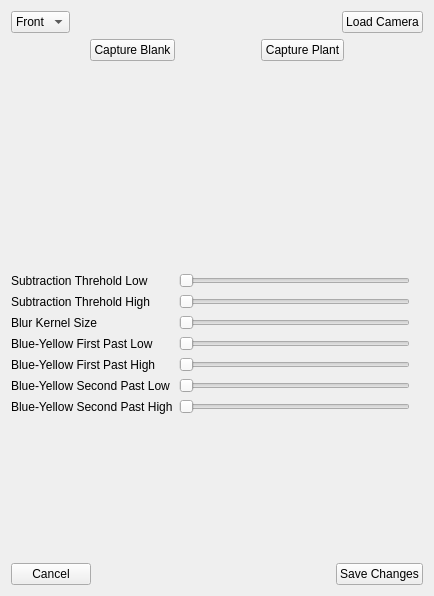
<?xml version="1.0" encoding="UTF-8"?>
<ui version="4.0">
 <class>editMask</class>
 <widget class="QWidget" name="editMask">
  <property name="geometry">
   <rect>
    <x>0</x>
    <y>0</y>
    <width>434</width>
    <height>596</height>
   </rect>
  </property>
  <property name="windowTitle">
   <string>Form</string>
  </property>
  <layout class="QVBoxLayout" name="verticalLayout_5">
   <item>
    <layout class="QVBoxLayout" name="verticalLayout">
     <item>
      <layout class="QHBoxLayout" name="horizontalLayout">
       <item>
        <widget class="QComboBox" name="comboBox">
         <item>
          <property name="text">
           <string>Front</string>
          </property>
         </item>
         <item>
          <property name="text">
           <string>Top</string>
          </property>
         </item>
         <item>
          <property name="text">
           <string>Side</string>
          </property>
         </item>
        </widget>
       </item>
       <item>
        <spacer name="horizontalSpacer">
         <property name="orientation">
          <enum>Qt::Horizontal</enum>
         </property>
         <property name="sizeHint" stdset="0">
          <size>
           <width>40</width>
           <height>20</height>
          </size>
         </property>
        </spacer>
       </item>
       <item>
        <widget class="QPushButton" name="pushButton">
         <property name="text">
          <string>Load Camera</string>
         </property>
        </widget>
       </item>
      </layout>
     </item>
     <item>
      <layout class="QHBoxLayout" name="horizontalLayout_2">
       <item>
        <spacer name="horizontalSpacer_3">
         <property name="orientation">
          <enum>Qt::Horizontal</enum>
         </property>
         <property name="sizeHint" stdset="0">
          <size>
           <width>40</width>
           <height>20</height>
          </size>
         </property>
        </spacer>
       </item>
       <item>
        <widget class="QPushButton" name="pushButton_2">
         <property name="text">
          <string>Capture Blank</string>
         </property>
        </widget>
       </item>
       <item>
        <spacer name="horizontalSpacer_2">
         <property name="orientation">
          <enum>Qt::Horizontal</enum>
         </property>
         <property name="sizeHint" stdset="0">
          <size>
           <width>40</width>
           <height>20</height>
          </size>
         </property>
        </spacer>
       </item>
       <item>
        <widget class="QPushButton" name="pushButton_3">
         <property name="text">
          <string>Capture Plant</string>
         </property>
        </widget>
       </item>
       <item>
        <spacer name="horizontalSpacer_4">
         <property name="orientation">
          <enum>Qt::Horizontal</enum>
         </property>
         <property name="sizeHint" stdset="0">
          <size>
           <width>40</width>
           <height>20</height>
          </size>
         </property>
        </spacer>
       </item>
      </layout>
     </item>
    </layout>
   </item>
   <item>
    <layout class="QHBoxLayout" name="horizontalLayout_4">
     <item>
      <spacer name="horizontalSpacer_5">
       <property name="orientation">
        <enum>Qt::Horizontal</enum>
       </property>
       <property name="sizeHint" stdset="0">
        <size>
         <width>40</width>
         <height>20</height>
        </size>
       </property>
      </spacer>
     </item>
     <item>
      <widget class="QLabel" name="maskM">
       <property name="minimumSize">
        <size>
         <width>300</width>
         <height>200</height>
        </size>
       </property>
       <property name="maximumSize">
        <size>
         <width>300</width>
         <height>200</height>
        </size>
       </property>
       <property name="text">
        <string/>
       </property>
      </widget>
     </item>
     <item>
      <spacer name="horizontalSpacer_6">
       <property name="orientation">
        <enum>Qt::Horizontal</enum>
       </property>
       <property name="sizeHint" stdset="0">
        <size>
         <width>40</width>
         <height>20</height>
        </size>
       </property>
      </spacer>
     </item>
    </layout>
   </item>
   <item>
    <layout class="QHBoxLayout" name="horizontalLayout_3">
     <item>
      <layout class="QVBoxLayout" name="verticalLayout_2">
       <item>
        <widget class="QLabel" name="label">
         <property name="text">
          <string>Subtraction Threhold Low</string>
         </property>
        </widget>
       </item>
       <item>
        <widget class="QLabel" name="label_2">
         <property name="text">
          <string>Subtraction Threhold High</string>
         </property>
        </widget>
       </item>
       <item>
        <widget class="QLabel" name="label_7">
         <property name="text">
          <string>Blur Kernel Size</string>
         </property>
        </widget>
       </item>
       <item>
        <widget class="QLabel" name="label_3">
         <property name="text">
          <string>Blue-Yellow First Past Low</string>
         </property>
        </widget>
       </item>
       <item>
        <widget class="QLabel" name="label_4">
         <property name="text">
          <string>Blue-Yellow First Past High</string>
         </property>
        </widget>
       </item>
       <item>
        <widget class="QLabel" name="label_5">
         <property name="text">
          <string>Blue-Yellow Second Past Low</string>
         </property>
        </widget>
       </item>
       <item>
        <widget class="QLabel" name="label_6">
         <property name="text">
          <string>Blue-Yellow Second Past High</string>
         </property>
        </widget>
       </item>
      </layout>
     </item>
     <item>
      <layout class="QVBoxLayout" name="verticalLayout_3">
       <item>
        <widget class="QSlider" name="sTL">
         <property name="maximum">
          <number>255</number>
         </property>
         <property name="orientation">
          <enum>Qt::Horizontal</enum>
         </property>
        </widget>
       </item>
       <item>
        <widget class="QSlider" name="sTH">
         <property name="maximum">
          <number>255</number>
         </property>
         <property name="orientation">
          <enum>Qt::Horizontal</enum>
         </property>
        </widget>
       </item>
       <item>
        <widget class="QSlider" name="bKS">
         <property name="minimum">
          <number>1</number>
         </property>
         <property name="maximum">
          <number>10</number>
         </property>
         <property name="orientation">
          <enum>Qt::Horizontal</enum>
         </property>
        </widget>
       </item>
       <item>
        <widget class="QSlider" name="bYFPL">
         <property name="maximum">
          <number>255</number>
         </property>
         <property name="orientation">
          <enum>Qt::Horizontal</enum>
         </property>
        </widget>
       </item>
       <item>
        <widget class="QSlider" name="bYFPH">
         <property name="maximum">
          <number>255</number>
         </property>
         <property name="orientation">
          <enum>Qt::Horizontal</enum>
         </property>
        </widget>
       </item>
       <item>
        <widget class="QSlider" name="bYSPL">
         <property name="maximum">
          <number>255</number>
         </property>
         <property name="orientation">
          <enum>Qt::Horizontal</enum>
         </property>
        </widget>
       </item>
       <item>
        <widget class="QSlider" name="bYSPH">
         <property name="maximum">
          <number>255</number>
         </property>
         <property name="orientation">
          <enum>Qt::Horizontal</enum>
         </property>
        </widget>
       </item>
      </layout>
     </item>
     <item>
      <layout class="QVBoxLayout" name="verticalLayout_4">
       <item>
        <widget class="QLabel" name="label_12">
         <property name="text">
          <string/>
         </property>
        </widget>
       </item>
       <item>
        <widget class="QLabel" name="label_13">
         <property name="text">
          <string/>
         </property>
        </widget>
       </item>
       <item>
        <widget class="QLabel" name="label_15">
         <property name="text">
          <string/>
         </property>
        </widget>
       </item>
       <item>
        <widget class="QLabel" name="label_14">
         <property name="text">
          <string/>
         </property>
        </widget>
       </item>
       <item>
        <widget class="QLabel" name="label_11">
         <property name="text">
          <string/>
         </property>
        </widget>
       </item>
       <item>
        <widget class="QLabel" name="label_10">
         <property name="text">
          <string/>
         </property>
        </widget>
       </item>
       <item>
        <widget class="QLabel" name="label_9">
         <property name="text">
          <string/>
         </property>
        </widget>
       </item>
      </layout>
     </item>
    </layout>
   </item>
   <item>
    <spacer name="verticalSpacer">
     <property name="orientation">
      <enum>Qt::Vertical</enum>
     </property>
     <property name="sizeHint" stdset="0">
      <size>
       <width>20</width>
       <height>40</height>
      </size>
     </property>
    </spacer>
   </item>
   <item>
    <layout class="QHBoxLayout" name="horizontalLayout_5">
     <item>
      <widget class="QPushButton" name="pushButton_5">
       <property name="text">
        <string>Cancel</string>
       </property>
      </widget>
     </item>
     <item>
      <spacer name="horizontalSpacer_7">
       <property name="orientation">
        <enum>Qt::Horizontal</enum>
       </property>
       <property name="sizeHint" stdset="0">
        <size>
         <width>40</width>
         <height>20</height>
        </size>
       </property>
      </spacer>
     </item>
     <item>
      <widget class="QPushButton" name="pushButton_4">
       <property name="text">
        <string>Save Changes</string>
       </property>
      </widget>
     </item>
    </layout>
   </item>
  </layout>
 </widget>
 <resources/>
 <connections>
  <connection>
   <sender>sTL</sender>
   <signal>valueChanged(int)</signal>
   <receiver>label_12</receiver>
   <slot>setNum(int)</slot>
   <hints>
    <hint type="sourcelabel">
     <x>320</x>
     <y>349</y>
    </hint>
    <hint type="destinationlabel">
     <x>397</x>
     <y>353</y>
    </hint>
   </hints>
  </connection>
  <connection>
   <sender>sTH</sender>
   <signal>valueChanged(int)</signal>
   <receiver>label_13</receiver>
   <slot>setNum(int)</slot>
   <hints>
    <hint type="sourcelabel">
     <x>302</x>
     <y>369</y>
    </hint>
    <hint type="destinationlabel">
     <x>369</x>
     <y>374</y>
    </hint>
   </hints>
  </connection>
  <connection>
   <sender>bKS</sender>
   <signal>valueChanged(int)</signal>
   <receiver>label_15</receiver>
   <slot>setNum(int)</slot>
   <hints>
    <hint type="sourcelabel">
     <x>323</x>
     <y>395</y>
    </hint>
    <hint type="destinationlabel">
     <x>379</x>
     <y>395</y>
    </hint>
   </hints>
  </connection>
  <connection>
   <sender>bYFPL</sender>
   <signal>valueChanged(int)</signal>
   <receiver>label_14</receiver>
   <slot>setNum(int)</slot>
   <hints>
    <hint type="sourcelabel">
     <x>340</x>
     <y>415</y>
    </hint>
    <hint type="destinationlabel">
     <x>377</x>
     <y>416</y>
    </hint>
   </hints>
  </connection>
  <connection>
   <sender>bYFPH</sender>
   <signal>valueChanged(int)</signal>
   <receiver>label_11</receiver>
   <slot>setNum(int)</slot>
   <hints>
    <hint type="sourcelabel">
     <x>311</x>
     <y>434</y>
    </hint>
    <hint type="destinationlabel">
     <x>378</x>
     <y>437</y>
    </hint>
   </hints>
  </connection>
  <connection>
   <sender>bYSPL</sender>
   <signal>valueChanged(int)</signal>
   <receiver>label_10</receiver>
   <slot>setNum(int)</slot>
   <hints>
    <hint type="sourcelabel">
     <x>342</x>
     <y>462</y>
    </hint>
    <hint type="destinationlabel">
     <x>368</x>
     <y>465</y>
    </hint>
   </hints>
  </connection>
  <connection>
   <sender>bYSPH</sender>
   <signal>valueChanged(int)</signal>
   <receiver>label_9</receiver>
   <slot>setNum(int)</slot>
   <hints>
    <hint type="sourcelabel">
     <x>329</x>
     <y>478</y>
    </hint>
    <hint type="destinationlabel">
     <x>381</x>
     <y>485</y>
    </hint>
   </hints>
  </connection>
 </connections>
</ui>
